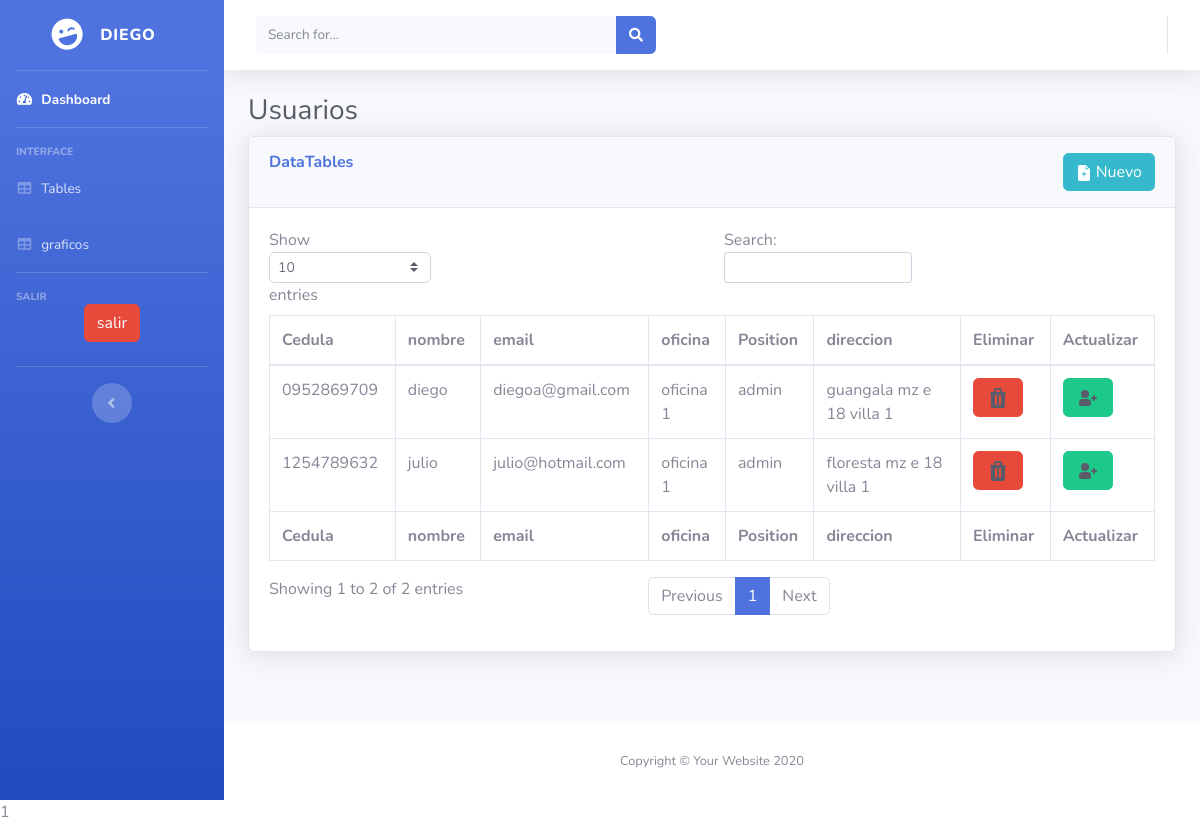
The app's page /index.php?url=tables (signed in) with its own data.
### tables this page shows
CREATE TABLE `empleado` (
  `id_e` int(11) NOT NULL,
  `cedula` varchar(10) NOT NULL,
  `name` varchar(250) NOT NULL,
  `email` varchar(650) NOT NULL,
  `password` varchar(250) DEFAULT NULL,
  `posición` varchar(250) NOT NULL,
  `oficina` varchar(500) NOT NULL,
  `direcion` varchar(650) NOT NULL,
  `estado` int(1) NOT NULL DEFAULT 1
);

### functions.php (called while the page is built, shortened)
<?php
function view($path,$params=[]){
    extract($params);
    require "view/{$path}.php";
}

### App/controllers/PagesController.php (called while the page is built, shortened)
<?php
class PagesController
{
    public function tables()
    {
        if (Auth::check()) {
            $user = empleado::all();
            $todo = array_filter($user);
            return view('tables',[
                'tasks' => $user,
                'todo' => $todo,]);
        } else {
            return redirect('index.php?url=login-form');
        }
    }
}

### Core/Router.php (called while the page is built, shortened)
<?php
class Router
{
    protected $routes = [];
    public function  register($routes){
        $this->routes = $routes;
    }
    public function handle($url)
    {
        if(array_key_exists($url, $this->routes)){
            $method= $this->routes[$url][1];
            return (new $controller)->$method();
        }
        die("ruta no existe.");
    }
}

### index.php (called while the page is built, shortened)
<?php
$routes =
[
    'templete' => ['HomeController','show'],
    'tables' => ['PagesController','tables'],
    'crear' => ['TasksController','create'],
    'actualizar' => ['TasksController','toggle'],
    'eliminar' => ['TasksController','delete'],
    'login-form'=>['LoginController','show'] ,
    'login'=>['LoginController','login'] ,
    'logout'=> ['LoginController','logout'],
    'graficos'=> ['PagesController','grafico'],
];
$url = isset($_GET['url']) ? $_GET['url'] : 'login-form';
$router = new Router;
$router->register($routes);
$router->handle($url);

### Core/Auth.php (called while the page is built, shortened)
<?php
class Auth{
    public static function check(){
        return true;
    }
}

### Core/app.php (called while the page is built, shortened)
<?php
class App{
    protected static $dependencies=[];
    public static function set ($key, $value){
        static::$dependencies[$key]=$value;
    }
    public static function get ($key){
        return static::$dependencies[$key];
    }
}

### App/models/model.php (called while the page is built, shortened)
<?php
class Model
{
    protected $properties = [];
    protected $table;
    public function __construct($properties = [])
    {
        $this->properties = $properties;
    }
    public static function all()
    {
        $model = new static;
        $rows = App::get('database')->selectAll($model->getTable());
        return array_map(fn($row) => new static($row), $rows);
    }
    public function getTable()
    {
        return $this->table;
    }
    public function __get($name)
    {
        if (array_key_exists($name, $this->properties)) {
            return $this->properties[$name];
        }
        return null;
    }
}

### Core/Database/QueryBuilder.php (called while the page is built, shortened)
<?php
class QueryBuilder
{
    protected $pdo;
    public function __construct($pdo)
    {
        $this->pdo = $pdo;
    }
    public function selectAll($table)
    {
        $query = $this->pdo->prepare("SELECT * FROM {$table} where estado=1");
        $query->execute();
        return $query->fetchAll(\PDO::FETCH_ASSOC);
    }
}

### view/tables.php (the view, shortened to what this page needs)
<?php require "params/nav.php";
?>
<div class="container-fluid">
    <h1 class="h3 mb-2 text-gray-800">Usuarios</h1>
    <div class="card shadow mb-4">
        <div class="card-header py-3 hola ">
            <h6 class="m-0 font-weight-bold text-primary">DataTables </h6>
            <button onclick="return aparezcaModal2()" class="btn btn-info text-End">&nbsp;Nuevo</button>
        </div>
        <div class="card-body">
            <div class="table-responsive">
                <table class="table table-bordered" id="dataTable" width="100%" cellspacing="0">
                    <thead>
                        <tr>
                            <th>Cedula</th>
                            <th>nombre</th>
                            <th>email</th>
                            <th>oficina</th>
                            <th>Position</th>
                            <th>direccion</th>
                            <th>Eliminar</th>
                            <th>Actualizar</th>
                        </tr>
                    </thead>
                    <tfoot>
                        <tr>
                            <th>Cedula</th>
                            <th>nombre</th>
                            <th>email</th>
                            <th>oficina</th>
                            <th>Position</th>
                            <th>direccion</th>
                            <th>Eliminar</th>
                            <th>Actualizar</th>
                        </tr>
                    </tfoot>
                    <tbody>
                        <?php foreach ($todo as $user): ?>
                            <tr>
                                <td><?= $user->cedula ?></td>
                                <td><?= $user->name ?></td>
                                <td><?= $user->email ?></td>
                                <td><?= $user->oficina ?></td>
                                <td><?= $user->posición ?></td>
                                <td><?= $user->direcion ?></td>
                                <td>
                                    <form onsubmit="return confirm('estas seguro');" action="index.php?url=eliminar"
                                        method="post">
                                        <button class="btn btn-danger" type="submit">
                                        </button>
                                    </form>
                                </td>
                                <td><button data-action="editar"
                                        onclick="aparezcaModal(<?= $user->id_e?>,'<?= $user->cedula ?>', '<?= $user->name ?>', '<?= $user->email ?>','<?= $user->oficina ?>','<?= $user->posición ?>','<?= $user->direcion ?>')"
                                        class="btn btn-success" type="submit">
                                    </button></td>
                            </tr>
                        <?php endforeach ?>
                    </tbody>
                </table>
            </div>
        </div>
    </div>
</div>
</div>
<footer class="sticky-footer bg-white">
    <div class="container my-auto">
        <div class="copyright text-center my-auto">
            <span>Copyright &copy; Your Website 2020</span>
        </div>
    </div>
</footer>
</div>
</div>
</body>
</html>

### view/params/nav.php (shortened to what this page needs)
<!DOCTYPE html>
<html lang="en">
<head>
    <link href="vendor/fontawesome-free/css/all.min.css" rel="stylesheet" type="text/css">
    <link href="css/sb-admin-2.min.css" rel="stylesheet">
</head>
<body id="page-top">
    <div id="wrapper">
        <ul class="navbar-nav bg-gradient-primary sidebar sidebar-dark accordion" id="accordionSidebar">
            <a class="sidebar-brand d-flex align-items-center justify-content-center" href="index.php?url=templete">
                <div class="sidebar-brand-icon rotate-n-15">
                    <i class="fas fa-laugh-wink"></i>
                </div>
                <div class="sidebar-brand-text mx-3"><span class="text-white text-end"><?=$_SESSION['name']?></span> <sup></sup></div>
            </a>
            <hr class="sidebar-divider my-0">
            <li class="nav-item active">
                <a class="nav-link" href="index.php?url=templete">
                    <i class="fas fa-fw fa-tachometer-alt"></i>
                    <span>Dashboard</span></a>
            </li>
            <hr class="sidebar-divider">
            <div class="sidebar-heading">
                Interface
            </div>
            <li class="nav-item">
                <a class="nav-link" href="index.php?url=tables">
                    <i class="fas fa-fw fa-table"></i>
                    <span>Tables</span></a>
            </li>
            <li class="nav-item">
                <a class="nav-link" href="index.php?url=graficos">
                    <i class="fas fa-fw fa-table"></i>
                    <span>graficos</span></a>
            </li>
            <hr class="sidebar-divider">
            <div class="sidebar-heading">
                Salir
            </div>
            <li class="nav-item text-center">
            <?php if(Core\Auth::check()): ?>
                <form style="display:inline" action="index.php?url=logout" method="POST">
                    <button class="btn btn-danger">salir</button>
                </form>
            <?php endif ?>
            </li>
            <br>
            <hr class="sidebar-divider d-none d-md-block">
            <div class="text-center d-none d-md-inline">
                <button class="rounded-circle border-0" id="sidebarToggle"></button>
            </div>
        </ul>
        <div id="content-wrapper" class="d-flex flex-column">
            <div id="content">
                <nav class="navbar navbar-expand navbar-light bg-white topbar mb-4 static-top shadow">
                    <form
                        class="d-none d-sm-inline-block form-inline mr-auto ml-md-3 my-2 my-md-0 mw-100 navbar-search">
                        <div class="input-group">
                            <input type="text" class="form-control bg-light border-0 small" placeholder="Search for..."
                                aria-label="Search" aria-describedby="basic-addon2">
                            <div class="input-group-append">
                                <button class="btn btn-primary" type="button">
                                    <i class="fas fa-search fa-sm"></i>
                                </button>
                            </div>
                        </div>
                    </form>
                    <ul class="navbar-nav ml-auto">
                    </ul>
                </nav>

### view/params/nav.php (style rules this page uses)
.hola { display: flex; justify-content: space-between; }

### records on screen
empleado: cedula "0952869709", name "diego", email "diegoa@gmail.com", oficina "oficina 1", posición "admin", direcion "guangala mz e 18 villa 1"
empleado: cedula "1254789632", name "julio", email "julio@hotmail.com", oficina "oficina 1", posición "admin", direcion "floresta mz e 18 villa 1"

### other values on screen
$_SESSION['name'] "DIEGO"
